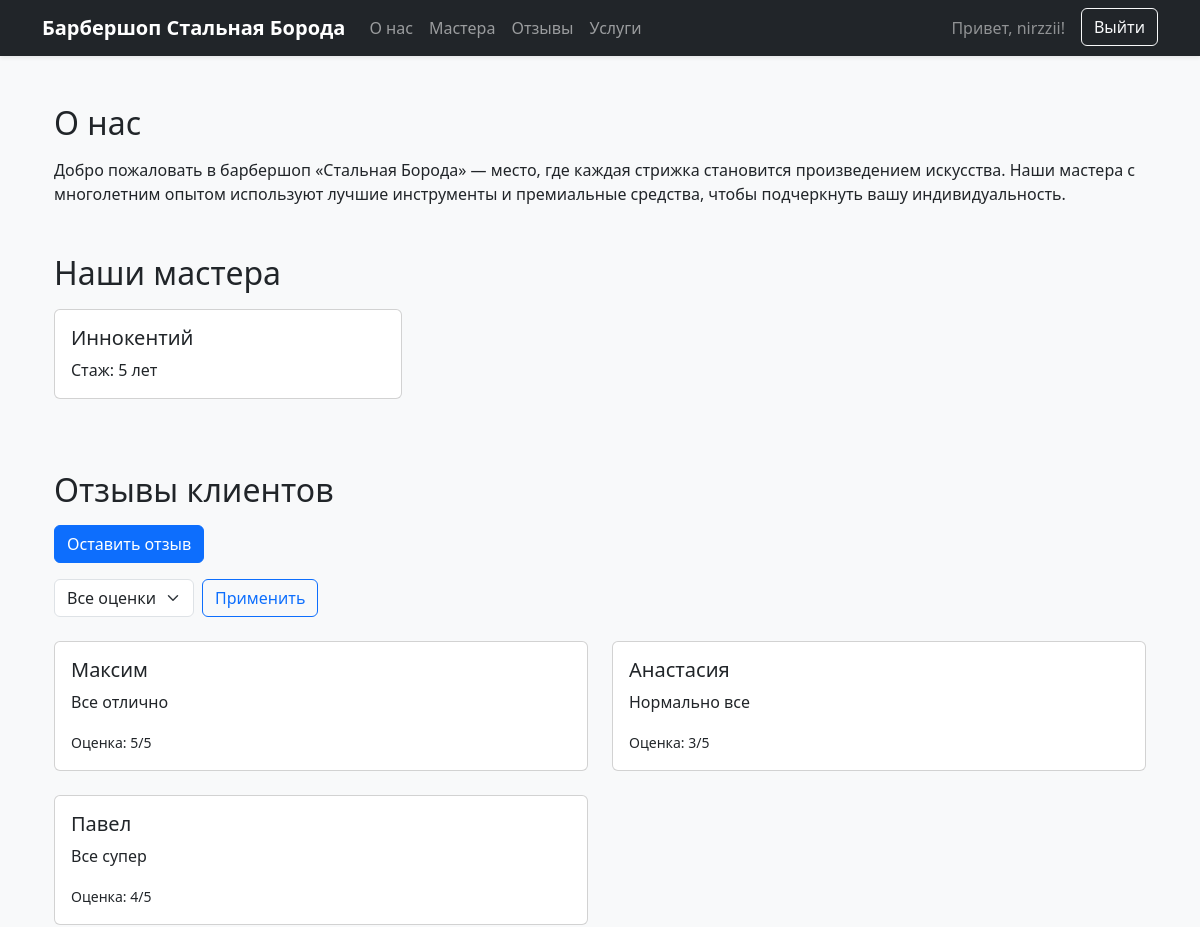
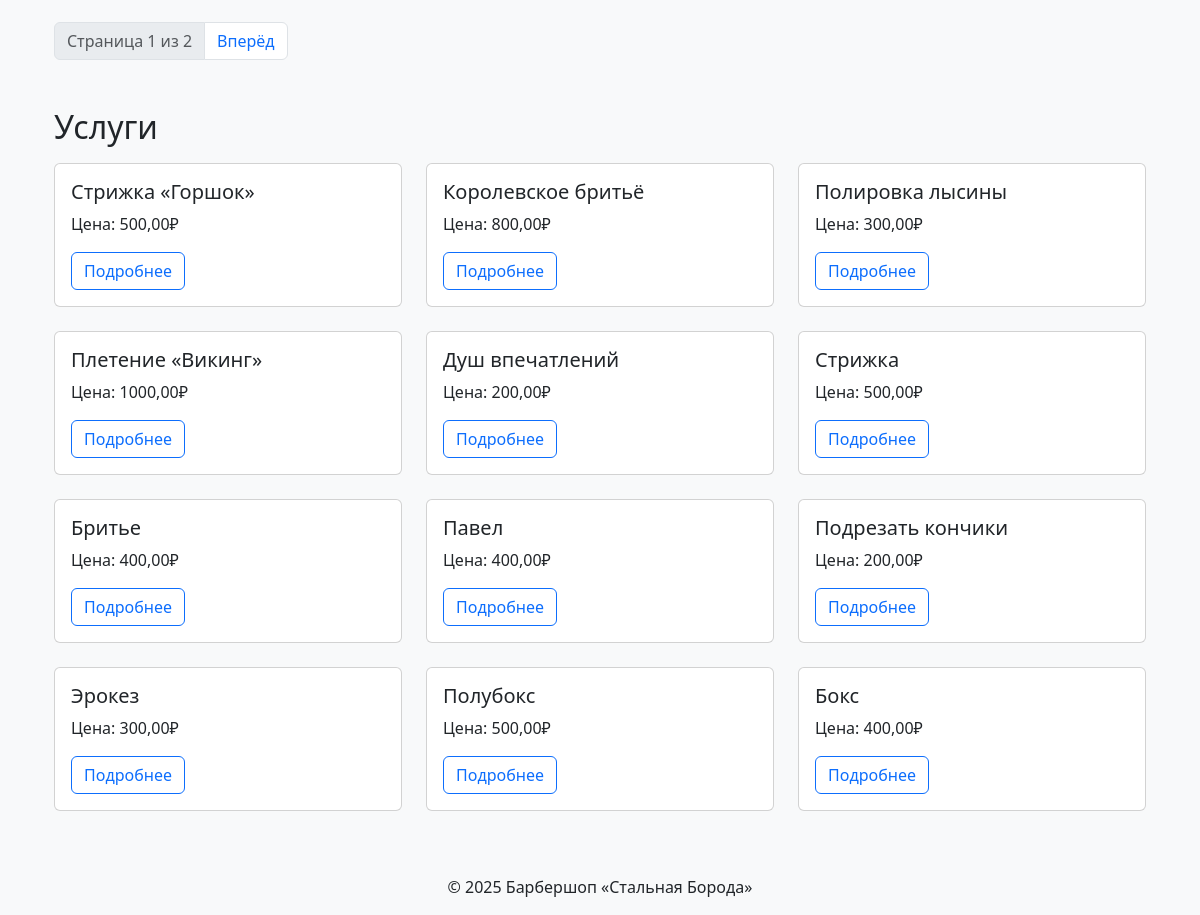
Screenshot of / (signed in) with the database file from the repository (2 pictures, top to bottom).
### core/models.py (models this page shows, shortened)
class Master(models.Model):
    name = models.CharField(max_length=150, verbose_name="Имя")
    photo = models.ImageField(upload_to="masters/", blank=True, verbose_name="Фотография")
    phone = models.CharField(max_length=20, verbose_name="Телефон")
    address = models.CharField(max_length=255, verbose_name="Адрес")
    experience = models.PositiveIntegerField(verbose_name="Стаж работы (лет)")
    services = models.ManyToManyField(Service, related_name="masters", verbose_name="Услуги")
    is_active = models.BooleanField(default=True, verbose_name="Активен")
    class Meta:
        verbose_name = "Мастер"
        verbose_name_plural = "Мастера"

class Review(models.Model):
    text = models.TextField(verbose_name="Текст отзыва")
    client_name = models.CharField(max_length=100, blank=True, verbose_name="Имя клиента")
    master = models.ForeignKey(Master, on_delete=models.CASCADE, verbose_name="Мастер")
    photo = models.ImageField(upload_to="reviews/", blank=True, null=True, verbose_name="Фотография")
    created_at = models.DateTimeField(auto_now_add=True, verbose_name="Дата создания")
    rating = models.PositiveSmallIntegerField(
        validators=[MinValueValidator(1), MaxValueValidator(5)], verbose_name="Оценка"
    )
    is_published = models.BooleanField(default=True, verbose_name="Опубликован")
    class Meta:
        verbose_name = "Отзыв"
        verbose_name_plural = "Отзывы"

class Service(models.Model):
    name = models.CharField(max_length=200, verbose_name="Название", db_index=True)
    description = models.TextField(blank=True, verbose_name="Описание")
    price = models.DecimalField(max_digits=10, decimal_places=2, verbose_name="Цена", db_index=True)
    duration = models.PositiveIntegerField(verbose_name="Длительность (минут)")
    is_popular = models.BooleanField(default=False, verbose_name="Популярная услуга")
    image = models.ImageField(upload_to="services/", blank=True, verbose_name="Изображение")
    class Meta:
        verbose_name = "Услуга"
        verbose_name_plural = "Услуги"
        indexes = [
            models.Index(fields=["name", "price"]),  # составной индекс
        ]

### barbershop/views.py (the view)
# urls.py: path('', LandingPageView.as_view(), name='landing'),
class LandingPageView(LoginRequiredMixin, TemplateView):
    login_url = reverse_lazy('login')
    template_name = "core/landing.html"
    def get_context_data(self, **kw):
        ctx = super().get_context_data(**kw)
        masters = Master.objects.filter(is_active=True)
        services = Service.objects.all()
        rating = self.request.GET.get("rating")
        qs = Review.objects.filter(is_published=True).order_by("-created_at")
        if rating:
            qs = qs.filter(rating=rating)
        paginator = Paginator(qs, 3)
        ctx.update({
            "masters": masters,
            "services": services,
            "page_obj": paginator.get_page(self.request.GET.get("page")),
        })
        return ctx

### barbershop/templates/core/landing.html (shortened to what this page needs)
{% extends "base.html" %}
{% block content %}
  <section id="about" class="container mt-4">
    <h2 class="mb-3">О нас</h2>
    <p>
      Добро пожаловать в барбершоп «Стальная Борода» — место, где каждая стрижка
      становится произведением искусства. Наши мастера с многолетним опытом
      используют лучшие инструменты и премиальные средства, чтобы подчеркнуть
      вашу индивидуальность.
    </p>
  </section>
  <section id="masters" class="container mt-5">
    <h2 class="mb-3">Наши мастера</h2>
    <div class="row">
      {% for master in masters %}
        <div class="col-md-4 mb-4">
          <div class="card h-100">
            <div class="card-body">
              <h5 class="card-title">{{ master.name }}</h5>
              <p class="card-text">Стаж: {{ master.experience }} лет</p>
            </div>
          </div>
        </div>
      {% endfor %}
    </div>
  </section>
  <section id="reviews" class="container mt-5">
    <h2 class="mb-3">Отзывы клиентов</h2>
    <div class="mb-3">
      <a href="{% url 'create_review' %}" class="btn btn-primary">Оставить отзыв</a>
    </div>
    <form method="get" class="mb-4 row g-2 align-items-center">
      <div class="col-auto">
        <select name="rating" class="form-select">
          <option value="">Все оценки</option>
        </select>
      </div>
      <div class="col-auto">
        <button type="submit" class="btn btn-outline-primary">Применить</button>
      </div>
    </form>
    <div class="row">
      {% for review in page_obj %}
        <div class="col-md-6 mb-4">
          <div class="card">
            <div class="card-body">
              <h5 class="card-title">{{ review.client_name }}</h5>
              <p class="card-text">{{ review.text }}</p>
              <p class="card-text"><small>Оценка: {{ review.rating }}/5</small></p>
            </div>
          </div>
        </div>
      {% empty %}
        <p class="text-muted">Нет отзывов с таким рейтингом.</p>
      {% endfor %}
    </div>
    <nav aria-label="Навигация по отзывам">
      <ul class="pagination">
        <li class="page-item disabled">
          <span class="page-link">
            Страница {{ page_obj.number }} из {{ page_obj.paginator.num_pages }}
          </span>
        </li>
        {% if page_obj.has_next %}
          <li class="page-item">
            <a
              class="page-link"
              href="?page={{ page_obj.next_page_number }}{% if request.GET.rating %}&rating={{ request.GET.rating }}{% endif %}"
            >
              Вперёд
            </a>
          </li>
        {% endif %}
      </ul>
    </nav>
  </section>
  <section id="services" class="container mt-5">
    <h2 class="mb-3">Услуги</h2>
    <div class="row">
      {% for service in services %}
        <div class="col-md-4 mb-4">
          <div class="card h-100">
            <div class="card-body">
              <h5 class="card-title">{{ service.name }}</h5>
              <p class="card-text">Цена: {{ service.price }}₽</p>
              <button
                class="btn btn-outline-primary"
                data-bs-toggle="modal"
                data-bs-target="#serviceModal{{ service.id }}"
              >
                Подробнее
              </button>
            </div>
          </div>
        </div>
      {% endfor %}
    </div>
  </section>
{% endblock %}

### barbershop/templates/includes/menu.html (shortened to what this page needs)
<nav class="navbar navbar-expand-lg navbar-dark bg-dark shadow-sm">
    <div class="container">
        <a class="navbar-brand fw-bold" href="{% url 'landing' %}">Барбершоп Стальная Борода</a>
        <div class="collapse navbar-collapse" id="navbarNav">
            <ul class="navbar-nav me-auto mb-2 mb-lg-0">
                <li class="nav-item">
                    <a class="nav-link" href="{% url 'landing' %}#about">О нас</a>
                </li>
                <li class="nav-item">
                    <a class="nav-link" href="{% url 'landing' %}#masters">Мастера</a>
                </li>
                <li class="nav-item">
                    <a class="nav-link" href="{% url 'landing' %}#reviews">Отзывы</a>
                </li>
                <li class="nav-item">
                    <a class="nav-link" href="{% url 'landing' %}#services">Услуги</a>
                </li>
            </ul>
            <ul class="navbar-nav ms-auto mb-2 mb-lg-0">
                {% if user.is_authenticated %}
                    <li class="nav-item d-flex align-items-center me-3">
                        <span class="navbar-text text-white-50">Привет, {{ user.username }}!</span>
                    </li>
                    <li class="nav-item">
                        <form method="post" action="{% url 'logout' %}" class="d-inline">
                            <button type="submit" class="btn btn-outline-light">Выйти</button>
                        </form>
                    </li>
                {% endif %}
            </ul>
        </div>
    </div>
</nav>

### barbershop/templates/base.html (style rules this page uses)
body { background-color: #f8f9fa; }
html { scroll-behavior: smooth; }

### rows the page displays
Master: name "Иннокентий", experience "5"
Review: client_name "Максим", text "Все отлично", rating "5"
Review: client_name "Анастасия", text "Нормально все", rating "3"
Review: client_name "Павел", text "Все супер", rating "4"
Service: name "Стрижка «Горшок»", price "500,00"
Service: name "Королевское бритьё", price "800,00"
Service: name "Полировка лысины", price "300,00"
Service: name "Плетение «Викинг»", price "1000,00"
Service: name "Душ впечатлений", price "200,00"
Service: name "Стрижка", price "500,00"
Service: name "Бритье", price "400,00"
Service: name "Павел", price "400,00"
Service: name "Подрезать кончики", price "200,00"
Service: name "Эрокез", price "300,00"
Service: name "Полубокс", price "500,00"
Service: name "Бокс", price "400,00"

### other values shown
{{ user.username }} "nirzzii"
{{ page_obj.number }} "1"
{{ page_obj.paginator.num_pages }} "2"
